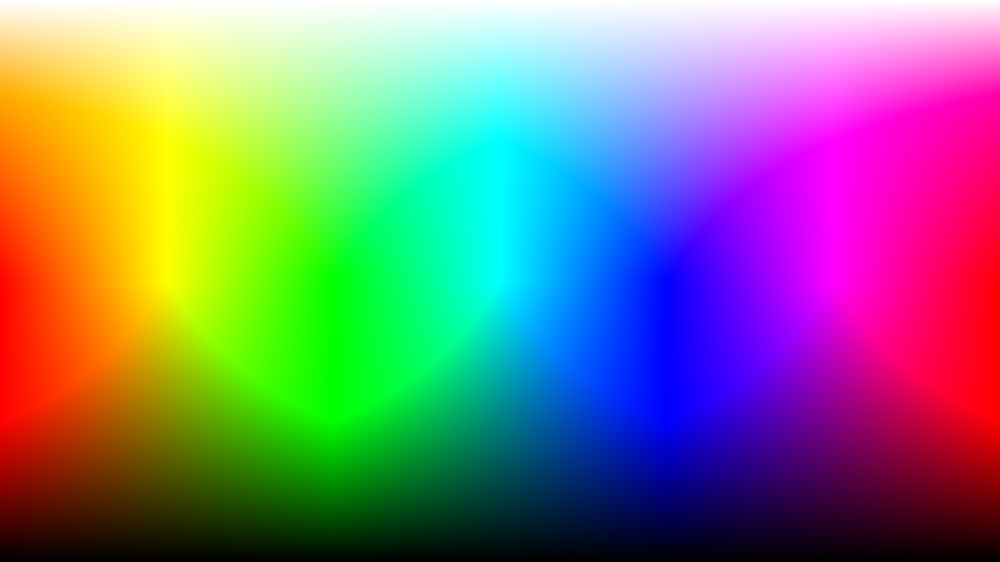
#> input picture rgb.png, 1000 x 562 px, shrunk from 1920 x 1080 before the run
$ python 4.differential.py
#> lines starting #> are read from the running program, lines starting #| are printed output that depends on the picture
#pip3 install opencv-python
#pip3 install -U numpy
import cv2, numpy
imgrgb = cv2.imread("rgb.png")
#> imgrgb is the input picture: shape (562, 1000, 3); mean B, G, R 124.6, 124.6, 127.6
imgcmy = cv2.imread("cmy.png")
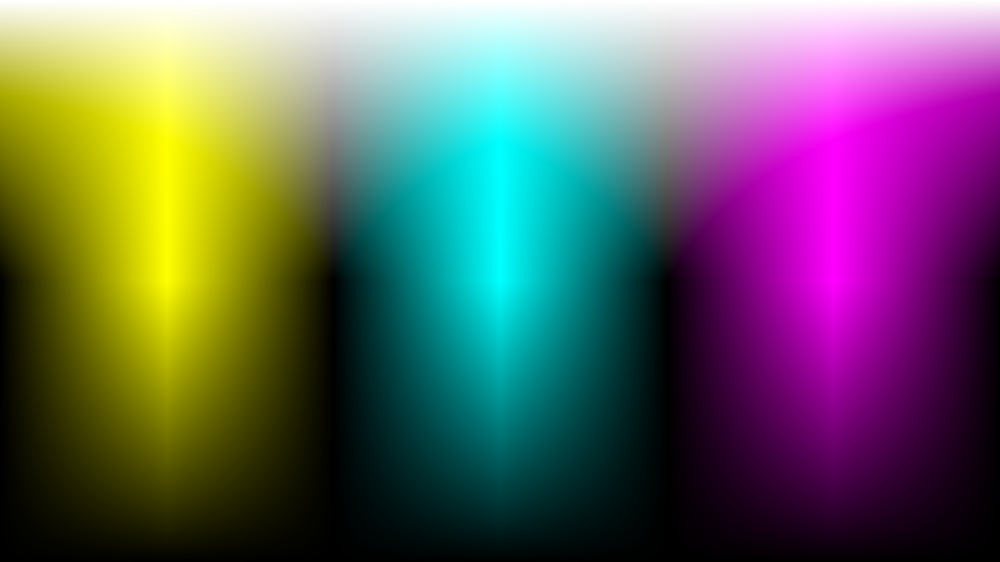
#> input picture cmy.png, 1000 x 562 px, shrunk from 1920 x 1080 before the run
#> imgcmy is the input picture: shape (562, 1000, 3); mean B, G, R 96.8, 96.8, 99.8
r = 2
g = 1
b = 0
w = len(imgrgb[0])
#> w = 1000
h = len(imgrgb)
#> h = 562
imgdif = numpy.zeros([h, w, 3])
for x in range(0, w):
    for y in range(0, h):
        imgdif[y][x][r] = 0.0 if (abs(imgrgb[y][x][r] - imgcmy[y][x][r]) == 0) else 255.0
        imgdif[y][x][g] = 0.0 if (abs(imgrgb[y][x][g] - imgcmy[y][x][g]) == 0) else 255.0
        imgdif[y][x][b] = 0.0 if (abs(imgrgb[y][x][b] - imgcmy[y][x][b]) == 0) else 255.0
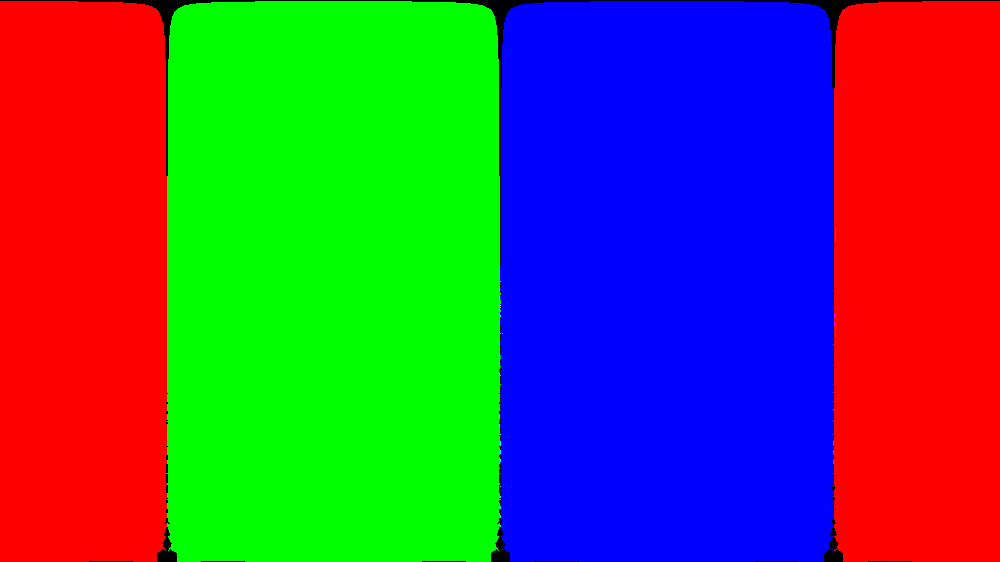
#> imgdif: shape (562, 1000, 3) float64; mean B, G, R 84, 84.1, 84.1

cv2.imwrite("dif.png", imgdif)
print("Done!")
